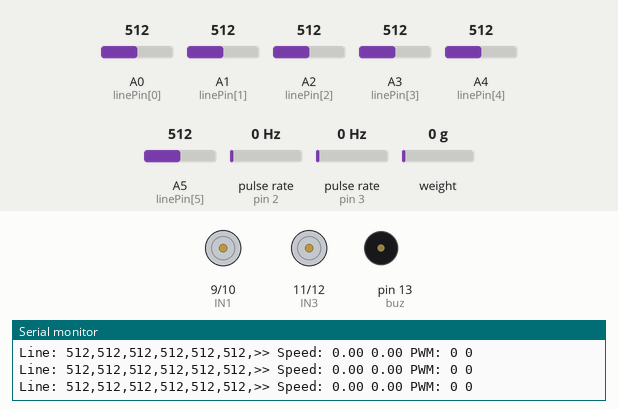
Simulated run of this sketch. Board: Arduino Uno, built with avr-gcc and run on an emulated ATmega328P. On the bench: motor-driver pin pairs drawn as motors (green arrow = first pin HIGH = forward, orange = second pin HIGH = backward, longer = more drive, scaled by the enable pin), buzzer (waves = sounding, pin HIGH), the last lines printed to the serial monitor. Wiring (inferred from the names in the program): 2 × pulse sensor: data pin 2 / data pin 3. The test bench sets the inputs (shaded band); at power-on: weight on the scale 0 g, pulse rate (sensors on pin 2, pin 3) 0 Hz, A3 (linePin[3]) = 512, A0 (linePin[0]) = 512, A1 (linePin[1]) = 512, A2 (linePin[2]) = 512, A4 (linePin[4]) = 512, A5 (linePin[5]) = 512.

Above: at 4.1 s.
4.2 s: weight on the scale set to 191 g
7.2 s: weight on the scale set to 223 g
At 9.57 s:
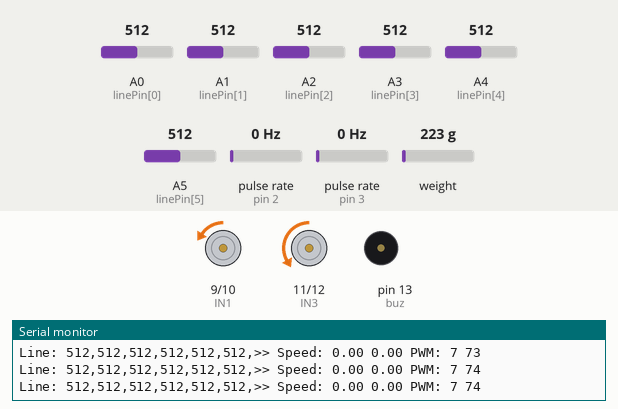
At 10.18 s:
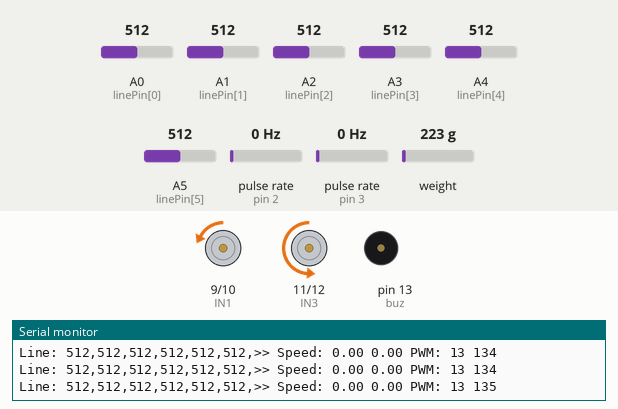
10.2 s: pulse rate (sensor on pin 2) set to 196 Hz
12.8 s: A3 (linePin[3]) set to 1010
At 16.4 s:
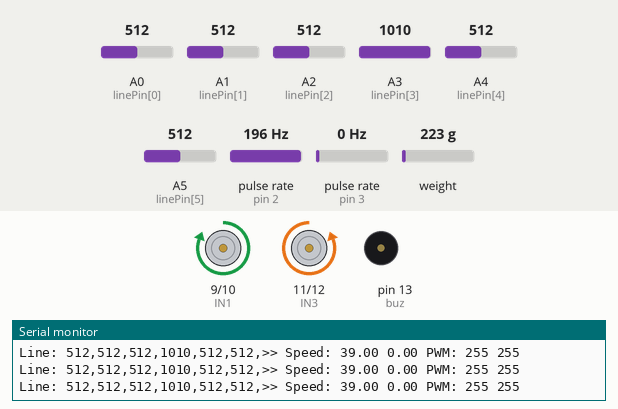
Timing chart, 0 to 16.8 s (numbered marks = the images above; inputs shaded):
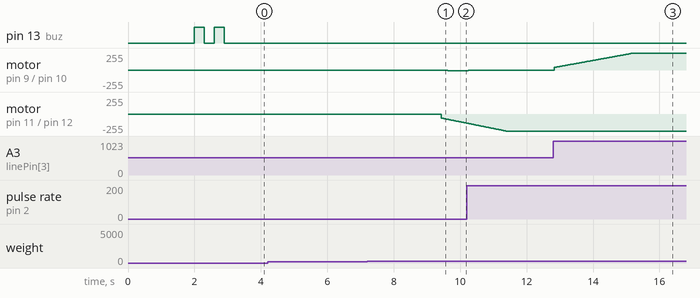

Measured:
- the behaviour switches between 200 and 201 g on weight on the scale (found by bisection; images 0 and 1)
- after the input at 7.2 s, motor on pin 9 (IN1) / pin 10 (IN2): moves from stopped to backward 13/255 over 0.70 s, starting after 2.2 s; motor on pin 11 (IN3) / pin 12 (IN4): moves from stopped to backward 137/255 over 0.76 s, starting after 2.2 s
- after the input at 12.8 s, motor on pin 9 (IN1) / pin 10 (IN2): moves from stopped to forward 255/255 over 2.4 s, starting at once

The sketch:

EncoderTEST.ino
```cpp
#include "HX711.h"

#define EncoMotor_R 2
#define EncoMotor_L 3

#define EN1 5
#define EN2 6
#define IN1 9
#define IN2 10
#define IN3 11
#define IN4 12
#define buz 13

//Sensor berat
int HX_SC = 7;
int HX_DT = 4;

HX711 scale;
float calibration_weight = -202.00;

uint8_t linePin[6] = {A0, A1, A2, A3, A4, A5};
int lineValue[6], detect, noTable;
int flag = 0;
int PWM[2];
float TEMP[2];
bool line[6];

void buzzer()
{
  digitalWrite(buz,HIGH);delay(300);
  digitalWrite(buz,LOW);delay(300);
  digitalWrite(buz,HIGH);delay(300);
  digitalWrite(buz,LOW);
}

void setup() {
 Serial.begin(115200);

  scale.begin(HX_DT, HX_SC);
  scale.set_scale(); scale.tare();
  long zero_factor = scale.read_average();

 pinMode(EncoMotor_R,INPUT);
 pinMode(EncoMotor_L,INPUT);

  pinMode(EN1,OUTPUT);
  pinMode(EN2,OUTPUT);
  pinMode(IN1,OUTPUT);
  pinMode(IN2,OUTPUT);
  pinMode(IN3,OUTPUT);
  pinMode(IN4,OUTPUT);
  pinMode(buz,OUTPUT);
  attachInterrupt(digitalPinToInterrupt(EncoMotor_R),EncProcessR,CHANGE);
  attachInterrupt(digitalPinToInterrupt(EncoMotor_L),EncProcessL,CHANGE);

  for(int i=0; i<6; i++)
  {
    pinMode(linePin[i],INPUT);
  }
  buzzer();
}

void loop() {

  EncoderRead();
  getLine();

  GetServiceTable(2);

//================ Tunning PID :=============//

//  PID(120,120,1.2,0.001,0.1);
//  PID(120,120,0.2,0.0003,0001);
//  tracking_right(120,0.25,0.0005,1.5);


  Serial.print(" Speed: ");
  Serial.print(TEMP[0]); Serial.print(" ");
  Serial.print(TEMP[1]); Serial.print(" ");
  Serial.print("PWM: ");
  Serial.print(PWM[0]); Serial.print(" ");
  Serial.print(PWM[1]); Serial.print("  ");
//  Serial.print(" Weight: ");
//  Serial.print(weightRead());Serial.print("  ");
  Serial.println();
}
```

Line_Tracking.ino
```cpp
float retR = 1, retL = 1;
float confR = 0, confL = 0;
void tracking_stright(float Speed, float kp, float ki, float kd)
{
  if(line[2] && !line[3]){confL=-Speed*0.4; confR=Speed*0.4;}
  else if(line[1] && !line[3]){retL = 0;}
  else if(line[0] && !line[3]){retL=-0.4; confL=confR=0;}

  if(line[3] && !line[2]){confR=-Speed*0.4; confL=Speed*0.4;}
  else if(line[4] && !line[2]){retL = 0;}
  else if(line[5] && !line[2]){retR=-0.4; confL=confR=0;}

  if(line[3] && line[2]){confL=confR=0;}
  if(line[0] && line[5]){retL=retR=0; resetPID();}

  float SpeedL = (Speed+confL)*retL;
  float SpeedR = (Speed+confR)*retR;
  retR = retL = 1;

  PID(SpeedL,SpeedR,kp,ki,kd);
}

void tracking_right(float Speed, float kp, float ki, float kd)
{
  if(line[2] && !line[3]){confL=-Speed*0.4; confR=Speed*0.4;}
  else if(line[1] && !line[3]){retL = 0;}
  else if(line[0] && !line[3]){retL=-0.4; confL=confR=0;}

  if(line[3] && !line[2]){confR=-Speed*0.4; confL=Speed*0.4;}

  if(line[5]){confL=confR=0; retR= -0.5;}
  else if(line[4] && !line[2]){confL=confR=0; retR= -0.25;}
  else if(line[3] && line[2]){confL=confR=0;}

  float SpeedL = (Speed+confL)*retL;
  float SpeedR = (Speed+confR)*retR;
  retR = retL = 1;

  PID(SpeedL,SpeedR,kp,ki,kd);
}

void tracking_left(float Speed, float kp, float ki, float kd)
{
  if(line[3] && !line[2]){confR=-Speed*0.4; confL=Speed*0.4;}
  else if(line[4] && !line[2]){retL = 0;}
  else if(line[5] && !line[2]){retR=-0.4; confL=confR=0;}

  if(line[2] && !line[3]){confL=-Speed*0.4; confR=Speed*0.4;}

  if(line[0]){confL=confR=0; retL= -0.5;}
  else if(line[1] && !line[3]){confL=confR=0; retL= -0.25;}
  else if(line[2] && line[3]){confL=confR=0;}

  float SpeedL = (Speed+confL)*retL;
  float SpeedR = (Speed+confR)*retR;
  retR = retL = 1;

  PID(SpeedL,SpeedR,kp,ki,kd);
}
```

PID.ino
```cpp
float EROR[2], ERORL[2], ERORDL[2], RPM[2];
unsigned long lastTime;
void resetPID()
{
  EROR[0] = ERORL[0] = ERORDL[0] = PWM[0] = 0;
  EROR[1] = ERORL[1] = ERORDL[1] = PWM[1] = 0;
  digitalWrite(IN1,LOW);
  digitalWrite(IN2,LOW);
  digitalWrite(IN3,LOW);
  digitalWrite(IN4,LOW);
}

void PID(float kec2, float kec1, float KP, float KI, float KD)
{
  unsigned long now = millis();
  unsigned long deltaTime = (now - lastTime);
  lastTime = now;

  RPM[0] = abs(kec1);
  RPM[1] = abs(kec2);

  float P[2], I[2], D[2];
  float kP[2], kI[2], kD[2];

  kP[0]=kP[1]= KP;
  kI[0]=kI[1]= KI;
  kD[0]=kD[1]= KD;

  int i;
  for(i=0; i<2; i++)
  {
    EROR[i] = (abs (RPM[i])) - TEMP[i];
    P[i] = kP[i] * EROR[i];
    ERORL[i] += kI[i] * EROR[i] * deltaTime;
    if (ERORL[i]>= 255.00){ERORL[i]= 255.00;}
    if (ERORL[i]<=-255.00){ERORL[i]=-255.00;}
    I[i] = ERORL[i];
    D[i] = kD[i] * 1/deltaTime * (EROR[i] - ERORDL[i]);
    ERORDL[i] = EROR[i];
    PWM[i] = P[i] + I[i] + D[i];

    if (PWM[i]<=0){PWM[i] = 0;}
    else if (PWM[i]>=255){PWM[i] = 255;}
  }

  if(kec1 >= 0){digitalWrite(IN1,HIGH); digitalWrite(IN2,LOW);}
  else{digitalWrite(IN1,LOW); digitalWrite(IN2,HIGH);}

  if(kec2 >= 0){digitalWrite(IN4,HIGH); digitalWrite(IN3,LOW);}
  else{digitalWrite(IN4,LOW); digitalWrite(IN3,HIGH);}

  analogWrite(EN1,PWM[0]);
  analogWrite(EN2,PWM[1]);
}
```

Route_mooving.ino
```cpp
int cnt = 0, mission = 0;
bool prof = false, deliver = false;
unsigned int missionPost;

void GetServiceTable(int table)
{
  unsigned int MissionTime = millis()-missionPost;
  switch(mission)
  {
    case 0 :
      PID(0,0,0,0,0);
      resetPID();
      if(weightRead() > 200 and !prof){prof = true; missionPost = millis();}
      else if(MissionTime > 2000 and prof and table <= 3){mission = 11;}
      else if(MissionTime > 2000 and prof and table >= 4){mission = 10;}
      break;

    case 10:
      PID(-10,100,0.5,0.001,1);
      if(line[2] or line[3]){mission = 20; resetPID(); }
      break;

    case 11:
      PID(100,-10,0.5,0.001,1);
      if(line[2] or line[3]){mission = 21; resetPID();}
      break;

    case 20:
       tracking_stright(140,0.8,0.002,1);
       if(line[5] and line[4] and line[3]){mission = 30; resetPID(); missionPost = millis();}
       break;

   case 21:
       tracking_stright(140,0.8,0.002,1);
       if(line[0] and line[1] and line[2]){mission = 31; resetPID(); missionPost = millis();}
       break;

    case 30:
      PID(100,25,1.5,0.003,0.8); digitalWrite(buz,LOW); prof = false;
      if(!line[5] and !line[4] and line[3]){mission = 40; cnt=0; resetPID();}
      break;

    case 31:
      PID(25,100,1.5,0.003,0.8); digitalWrite(buz,LOW); prof = false;
      if(!line[0] and !line[1] and line[2]){mission = 41; cnt=0; resetPID();}
      break;

    case 40:
       tracking_stright(140,0.8,0.002,1.5);

       if(line[5] and line[3]){digitalWrite(buz,HIGH); prof = true; missionPost = millis();}
       else if(prof and !line[4] and !line[5])
       {digitalWrite(buz,LOW); if(MissionTime > 500){prof = false; cnt++;}}

       if(table <= 3){if(cnt >= table-1 and line[5] and line[3]){mission = 50; resetPID(); missionPost = millis();}}
       else{if(cnt >= table-4 and line[5] and line[3]){mission = 50; resetPID(); missionPost = millis();}}
       break;

     case 41:
       tracking_stright(140,0.8,0.002,1.5);

       if(line[0] and line[2]){digitalWrite(buz,HIGH); prof = true; missionPost = millis();}
       else if(prof and !line[1] and !line[0])
       {digitalWrite(buz,LOW); if(MissionTime > 500){prof = false; cnt++;}}

       if(table <= 3){if(cnt >= table-1 and line[0] and line[2]){mission = 51; resetPID(); missionPost = millis();}}
       else{if(cnt >= table-4 and line[0] and line[2]){mission = 51; resetPID(); missionPost = millis();}}
       break;

    case 50:
      PID(100,25,1.5,0.003,0.8); digitalWrite(buz,LOW);
      if(!line[5] and !line[4] and line[3]){mission = 60; resetPID(); prof = false;}
      break;

    case 51:
      PID(25,100,1.5,0.003,0.8); digitalWrite(buz,LOW);
      if(!line[0] and !line[1] and line[2]){mission = 61; resetPID(); prof = false;}
      break;

    case 60:
      tracking_stright(140,0.8,0.002,1);
      if(weightRead() < 200 and !deliver)
      {mission = 70; resetPID(); deliver = true; missionPost = millis();}
      else if(line[0] and line[5] and deliver){mission = 80; deliver = false;}
      break;

   case 61:
      tracking_stright(140,0.8,0.002,1);
      if(weightRead() < 200 and !deliver)
      {mission = 71; resetPID(); deliver = true; missionPost = millis();}
      else if(line[0] and line[5] and deliver){mission = 81; deliver = false;}
      break;

    case 70:
      PID(100,-100,1,0.002,1);
      if(!line[5] and !line[4] and line[2] and MissionTime > 3000){mission = 21; resetPID();}
      break;

    case 71:
      PID(-100,100,1,0.002,1);
      if(!line[0] and !line[1] and line[3] and MissionTime > 3000){mission = 20; resetPID();}
      break;

    case 80:
      PID(100,100,0.5,0.0003,1); missionPost = millis();
      if(!line[0] and !line[5]){mission = 90;}
      break;

    case 81:
      PID(100,100,0.5,0.0003,1); missionPost = millis();
      if(!line[0] and !line[5]){mission = 91;}
      break;

    case 90:
      if(MissionTime < 1200){PID(120,-100,1,0.005,1);}
      else if(MissionTime < 1700){PID(-90,-90,1,0.005,1);}
      else{mission = 0;}
      break;

    case 91:
      if(MissionTime < 1300){PID(-100,120,1,0.005,1);}
      else if(MissionTime < 1800){PID(-90,-90,1,0.005,1);}
      else{mission = 0;}
      break;

    default : PID(0,0,0,0,0); resetPID(); break;
  }
}
```

SensorRead.ino
```cpp
void getLine()
{
  Serial.print("Line: ");
  for(int i=0; i<6; i++)
  {
    lineValue[i] = analogRead(linePin[i]);
    if(lineValue[i] > 1000){line[i] = true;} else{line[i] = false;}
    Serial.print(lineValue[i]); Serial.print(",");
  }
  Serial.print(">>");
}

float weightRead()
{
    float weight;
    scale.set_scale(calibration_weight);
    weight = abs(scale.get_units());
    return(weight);
}

int ENCR = 0, ENCL = 0;
unsigned int postTime = 0;
void EncProcessR(){ENCR++;}
void EncProcessL(){ENCL++;}
void EncoderRead()
{
  unsigned int times = millis()-postTime;
  if(times >= 100)
  {
    TEMP[0] = ENCR*100/times;
    TEMP[1] = ENCL*100/times;
    ENCL = ENCR = 0;
    postTime = millis();
  }
}
```
